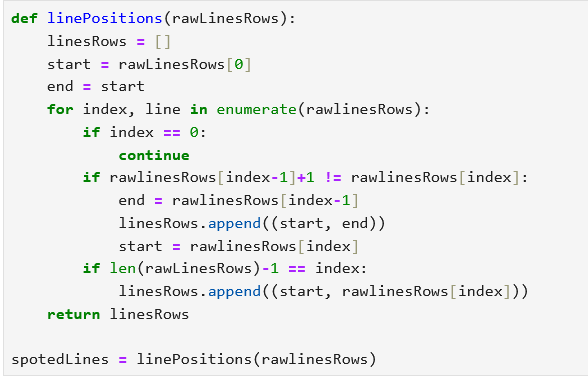
#> input picture sample4.png, 588 x 377 px
$ jupyter execute ocr.ipynb
#> lines starting #> are read from the running program, lines starting #| are printed output that depends on the picture
[cell 1]
from PIL import Image
import numpy as np

## Opening the image with Pillow

[cell 2]
img = Image.open("sample4.png")
#> img is the input picture: PIL image 588x377 RGBA; mean R, G, B, A 236.1, 236.9, 236.8, 255
display(img)

## Grayscaling
### Formula: Y = 0.2126R+0.7152G+0.0722B

### 1. Convertion of the image into a list of matrices each one representing R, G and B

[cell 3]
pix = np.array(img)
display(Image.fromarray(np.uint8(pix)))

[cell 4]
pix.shape
#> Out = (377, 588, 4)

### 2. Function to convert the matrix in to a level of GrayScale

[cell 5]
def grayScale(matrix, scale):
    grayImage = np.zeros(matrix.shape)
    R = np.array(matrix[:, :, 0])
    G = np.array(matrix[:, :, 1])
    B = np.array(matrix[:, :, 2])

    R = (R * scale[0])
    G = (G * scale[1])
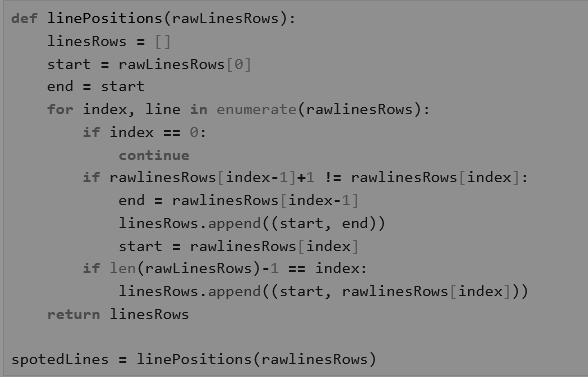
#> G: shape (377, 588) float64; min 0, max 149.7, mean 139
    B = (B * scale[2])

    Y = R+G+B

    for i in range(3):
       grayImage[:,:,i] = Y

    return Image.fromarray(np.uint8(grayImage))

[cell 6]
#newImg = grayScale(pix, [0.2126, 0.7252, 0.0722])
newImg = grayScale(pix, [0.2989, 0.5870, 0.1140])
#newImage = img.convert('LA')
#display(Image.fromarray(np.uint8(np.array(newImg)[:, :, 2])))
display(newImg)

## Feature Extraction

[cell 7]
#chanel = np.uint8(np.array(newImg)[:, :, 3]) # select any chanel
chanel = np.array(newImg)[:, :, 0]
flattenedChanel = chanel.flatten()
meanPix = np.mean(flattenedChanel, axis = 0)
#> meanPix = 235.6
meanPix
#> Out = 235.6

[cell 8]
chanel.shape
#> Out = (377, 588)

[cell 9]
display(Image.fromarray(chanel))

[cell 10]
np.unique(flattenedChanel)
#> Out = 99 values from 29 to 254
# for x in range(len(chanel)):
#     print(chanel[x])

[cell 11]
# find the first line where a black dot is spotted
def firstLineRow(chanel, grade):
#> called with grade = 128
    blackDots = []
    for x in range(len(chanel)):
        for y in range(len(chanel[x])):
            if chanel[x][y] >= grade:
                blackDots.append(x)
#> after the loop, blackDots = 213822 items
    return min(blackDots)

r = firstLineRow(chanel, 128)
#> r = 0

[cell 12]
def lineGaps(chanel, grade, startingRow):
#> called with grade = 128, startingRow = 0
    blackDotsLines = dict() #lines where blackdots are spotted
    for x in range(startingRow, len(chanel)):
        blackDots = []
        for y in range(len(chanel[x])):
            if chanel[x][y] >= grade:
                blackDots.append(y)
        blackDotsLines[x] = blackDots
#> after the loop, blackDotsLines = 377 items

    copyOfBlackDotsLines = blackDotsLines.copy()
#> copyOfBlackDotsLines = 377 items
    for row, cols in blackDotsLines.items():
        if len(cols)==0:
            del copyOfBlackDotsLines[row]
    return copyOfBlackDotsLines

[cell 13]
rows = lineGaps(chanel, 128, r)
#> rows = 377 items
list(rows.values())[0]
#> Out = 588 values from 0 to 587

[cell 14]
def remblankLines(chanel, grade, startingRow):
#> called with grade = 128, startingRow = 0
    blackDottedLines = dict()
    for x in range(startingRow, len(chanel)):
        blackDots = []
        for y in range(len(chanel[x])):
            if chanel[x][y] < grade:
                blackDots.append(y)
        blackDottedLines[x] = blackDots
#> after the loop, blackDottedLines = 377 items

    copyOfBlackDottedLines = blackDottedLines.copy()
#> copyOfBlackDottedLines = 377 items
    for row, cols in blackDottedLines.items():
        if cols==[]:
            del copyOfBlackDottedLines[row]
#> this loop made 377 passes
#> cols on passes 1 to 3: [], [], []
    return copyOfBlackDottedLines

[cell 15]
rawlinesRows = remblankLines(chanel, 128, r).keys()
rawlinesRows = list(rawlinesRows)
#> rawlinesRows = 188 values from 11 to 366

[cell 16]
def linePositions(rawLinesRows):
    linesRows = []
    start = rawLinesRows[0]
#> start = 11
    end = start
#> end = 11
    for index, line in enumerate(rawlinesRows):
        if index == 0:
            continue
        if rawlinesRows[index-1]+1 != rawlinesRows[index]:
            end = rawlinesRows[index-1]
            linesRows.append((start, end))
            start = rawlinesRows[index]
        if len(rawLinesRows)-1 == index:
            linesRows.append((start, rawlinesRows[index]))
#> this loop made 188 passes
#> (line, end, start) on passes 16, 27, 38, 49: (35, 25, 35), (58, 45, 58), (80, 68, 80), (102, 90, 102)
#> (end, start) on passes 64, 75, 85, 96, 107, 122: (116, 126), (136, 150), (159, 171), (181, 194), (204, 216), (230, 240)
#> after the loop, linesRows = [(11, 25), (35, 45), (58, 68), (80, 90), (102, 116), (126, 136), (150, 159), (171, 181), (194, 204), (216, 230), (240, 250), (261, 275), (284, 298), (308, 318), (352, 366)]
    return linesRows

spotedLines = linePositions(rawlinesRows)
#> spotedLines has the same summary as linesRows in linePositions
spotedLines
#> Out has the same summary as linesRows in linePositions

[cell 17]
display(Image.fromarray(chanel))

[cell 18]
def spotLineEmptyCols(line, chanel, grade):
    cols = []
    for col in range(len(chanel[0])):
        whiteCols = []
        for currentRow in range(line[0], line[1]+1):
            if chanel[currentRow][col] > grade:
                whiteCols.append(col)
        cols.append(whiteCols)

    emptyCols = cols.copy()
    for col in cols:
        if len(col) < line[1]-line[0] + 1:
            emptyCols.remove(col)

    cols = []
    for listFromCol in emptyCols:
        cols.append(listFromCol[0])
    return cols

[cell 19]
rowsBlankSpaces = []
for line in spotedLines:
    empty = spotLineEmptyCols(line, chanel, 128)
    rowsBlankSpaces.append((line, empty))
#> this loop made 15 passes
#> after the loop, rowsBlankSpaces = 15 items

rowsBlankSpaces

[cell 20]
def rowLettersBoundaries(rowBlankSpace):
    letters = [] # col references of the columns
    letterCols = [] # current letter columns
    lettersMatrices = [] # set of letters
    letterMatrix = [] # top left, top right, bottom right and bottom left of the letter
    for col in range(len(chanel[0])):
        if col in rowBlankSpace[1]:
            if letterCols != []:
                letters.append(letterCols)
            letterCols = []
        else:
            letterCols.append(col)

    rows = rowBlankSpace[0]
    for letterCols in letters:
        letterMatrix.append((rows[0], letterCols[0]))
        letterMatrix.append((rows[0], letterCols[len(letterCols)-1]))
        letterMatrix.append((rows[len(rows)-1], letterCols[len(letterCols)-1]))
        letterMatrix.append((rows[len(rows)-1], letterCols[0]))

        lettersMatrices.append(letterMatrix)
        letterMatrix = []
    return lettersMatrices

rowsLetters = []
for rowBlankSpace in rowsBlankSpaces:
    rowsLetters.append(rowLettersBoundaries(rowBlankSpace))
#> this loop made 15 passes
#> after the loop, rowsLetters = 15 items

rowsLetters

# Normalization

[cell 21]
def normalize_character(image_array, top, bottom, left, right, target_size=(15, 15)):
    """
    Crops the character from the image using boundaries and normalizes it to a fixed size.
    """
    # Crop the character using the boundaries
    # cropped = image_array[top:bottom + 1, left:right + 1]
    cropped = np.array(image_array)[top:bottom, left:right]

    # Convert cropped region to PIL Image
    cropped_image = Image.fromarray(cropped)

    # Resize to target size (15x15)
    normalized_image = cropped_image.resize(target_size, Image.Resampling.LANCZOS)

    return np.array(normalized_image)

[cell 22]
normalizedLetters = []
for row in rowsLetters:
    for letter in row:
        print(letter)
        normalizedLetters.append(normalize_character(chanel, letter[0][0], letter[2][0], letter[0][1], letter[1][1],))
#> this loop made 15 passes
#> (printed output is left out)
#> after the loop, normalizedLetters = 371 items

for index, letter in enumerate(normalizedLetters):
    Image.fromarray(letter).save("./test/" + str(index)+".png")

# Binarization of the character

[cell 23]
def binarize(character, grade):
    binarized = np.zeros(character.shape)
    for row in range(len(character)):
        for col in range(len(character[row])):
            if character[row][col]<=grade:
                binarized[row][col] = 1
    return binarized

[cell 24]
binarizedChars = []
for index, letter in enumerate(normalizedLetters):
    binarizedChars.append(binarize(letter, 128))
#> after the loop, binarizedChars = 371 items

[cell 25]
def trackSectors(binarizedChar):
    width, height = binarizedChar.shape
    centerX, centerY = width // 2, height // 2

    distances = []
    for row in range(len(binarizedChar)):
        for col in range(len(binarizedChar[row])):
            distances.append(np.sqrt((row - centerX)**2 + (col - centerY)**2))
    rad = max(distances)

    #size of the tracks
    trackSize = rad / 5

    # default track matrix
    trackSectorMatrix = np.zeros((5, 8), dtype=int)
    sectors = []
    for n in range(5):
        sector = []
        for row in range(len(binarizedChar)):
            for col in range(len(binarizedChar[row])):
                distance = np.sqrt((row - centerX)**2 + (col - centerY)**2)
                if trackSize * n < distance and distance <= trackSize * (n + 1):
                    sector.append(binarizedChar[row][col])
        sectors.append(sector)

    print(sectors)

[cell 26]
for char in binarizedChars:
    trackSectors(char)
    break
#> this loop made 1 pass
#> (width in trackSectors, height in trackSectors, centerX in trackSectors, centerY in trackSectors, rad in trackSectors, trackSize in trackSectors) on pass 1: (15, 15, 7, 7, 9.9, 1.98)


$ run again, with sample11.png copied over sample4.png
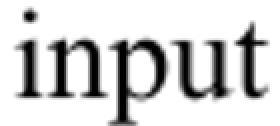
#> input picture sample11.png, 140 x 63 px (shown 2 times larger)
#> img is the input picture: PIL image 140x63 RGBA; mean R, G, B, A 209.5, 209.5, 209.5, 255
#> in grayScale, `G = (G * scale[1])`:
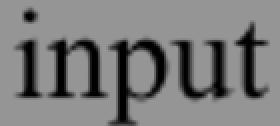
#> G: shape (63, 140) float64 (shown 2 times larger); min 0, max 149.7, mean 123
#> flattenedChanel = 8820 values, max 254 at index 0, min 0 at index 994, mean 208.6
#> meanPix = 208.6
#> `np.unique(flattenedChanel)`: Out = 255 values from 0 to 254
#> the loop in firstLineRow, `for x in range(len(chanel)):` made 63 passes
#> after the loop in firstLineRow, `for x in range(len(chanel)):`: blackDots = 7293 values from 0 to 62
#> r = 0
#> the loop in lineGaps, `for x in range(startingRow, len(chanel)):` made 63 passes
#> after the loop in lineGaps, `for x in range(startingRow, len(chanel)):`: blackDotsLines = 63 items
#> the loop in lineGaps, `for row, cols in blackDotsLines.items():` made 63 passes
#> `list(rows.values())[0]`: Out = 140 values from 0 to 139
#> the loop in remblankLines, `for x in range(startingRow, len(chanel)):` made 63 passes
#> after the loop in remblankLines, `for x in range(startingRow, len(chanel)):`: blackDottedLines = 63 items
#> the loop in remblankLines, `for row, cols in blackDottedLines.items():` made 63 passes
#> cols on passes 1 to 8: [], [], [], [], [], [14, 15], [12, 13, 14, 15, 16], [12, 13, 14, 15, 16, 17]
#> rawlinesRows = 57 values from 5 to 62
#> in linePositions, `start = rawLinesRows[0]`: start = 5
#> the loop in linePositions, `for index, line in enumerate(rawlinesRows):` made 57 passes
#> (line, end, start) on pass 7: (12, 10, 12)
#> after the loop in linePositions, `for index, line in enumerate(rawlinesRows):`: linesRows = [(5, 10), (12, 62)]
#> the loop `for line in spotedLines:` made 2 passes
#> after the loop `for line in spotedLines:`: rowsBlankSpaces = 2 items
#> the loop `for rowBlankSpace in rowsBlankSpaces:` made 2 passes
#> the loop `for row in rowsLetters:` made 2 passes
#> row on pass 1: [[(5, 12), (5, 17), (10, 17), (10, 12)]]
#> (printed output is left out)
#> pass 2, in normalize_character (call 5), `cropped = np.array(image_array)[top:bottom, left:right]`:
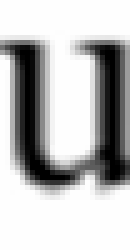
#> cropped: shape (50, 26) (shown 5 times larger); min 0, max 254, mean 187.2
#> after the loop `for row in rowsLetters:`: normalizedLetters = 6 items
#> the loop `for index, letter in enumerate(normalizedLetters):` made 6 passes
#> the loop `for char in binarizedChars:` made 1 pass
#> (width in trackSectors, height in trackSectors, centerX in trackSectors, centerY in trackSectors, rad in trackSectors, trackSize in trackSectors) on pass 1: (15, 15, 7, 7, 9.9, 1.98)
#> (printed output is left out)

$ run again, with sample12.png copied over sample4.png
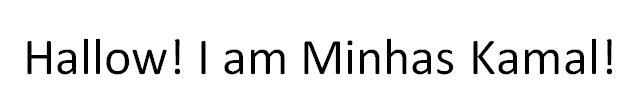
#> input picture sample12.png, 641 x 102 px
#> img is the input picture: PIL image 641x102 RGBA; mean R, G, B, A 235.4, 235.4, 235.4, 255
#> in grayScale, `G = (G * scale[1])`:
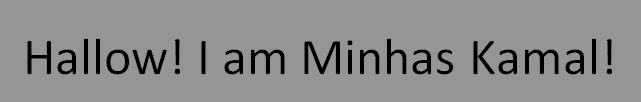
#> G: shape (102, 641) float64; min 0, max 149.7, mean 138.2
#> meanPix = 234.5
#> `np.unique(flattenedChanel)`: Out = [0, 76, 103, 123, 139, 153, 166, 177, 188, 198, 207, 216, 224, 232, 239, 254]
#> the loop in firstLineRow, `for x in range(len(chanel)):` made 102 passes
#> after the loop in firstLineRow, `for x in range(len(chanel)):`: blackDots = 60673 items
#> r = 0
#> the loop in lineGaps, `for x in range(startingRow, len(chanel)):` made 102 passes
#> after the loop in lineGaps, `for x in range(startingRow, len(chanel)):`: blackDotsLines = 102 items
#> the loop in lineGaps, `for row, cols in blackDotsLines.items():` made 102 passes
#> `list(rows.values())[0]`: Out = 641 values from 0 to 640
#> the loop in remblankLines, `for x in range(startingRow, len(chanel)):` made 102 passes
#> after the loop in remblankLines, `for x in range(startingRow, len(chanel)):`: blackDottedLines = 102 items
#> the loop in remblankLines, `for row, cols in blackDottedLines.items():` made 102 passes
#> rawlinesRows = 35 values from 39 to 73
#> start = 39
#> the loop in linePositions, `for index, line in enumerate(rawlinesRows):` made 35 passes
#> after the loop in linePositions, `for index, line in enumerate(rawlinesRows):`: linesRows = [(39, 73)]
#> the loop `for line in spotedLines:` made 1 pass
#> after the loop `for line in spotedLines:`: rowsBlankSpaces = 1 item
#> the loop `for rowBlankSpace in rowsBlankSpaces:` made 1 pass
#> the loop `for row in rowsLetters:` made 1 pass
#> (printed output is left out)
#> pass 1, in normalize_character (call 6), `cropped = np.array(image_array)[top:bottom, left:right]`:
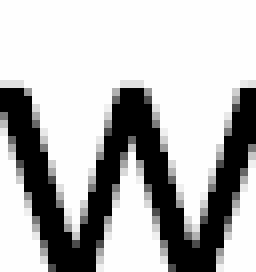
#> cropped: shape (34, 32) (shown 8 times larger); min 0, max 254, mean 181.3
#> after the loop `for row in rowsLetters:`: normalizedLetters = 22 items
#> the loop `for index, letter in enumerate(normalizedLetters):` made 22 passes
#> the loop `for char in binarizedChars:` made 1 pass
#> (width in trackSectors, height in trackSectors, centerX in trackSectors, centerY in trackSectors, rad in trackSectors, trackSize in trackSectors) on pass 1: (15, 15, 7, 7, 9.9, 1.98)
#> (printed output is left out)

$ run again, with sample2.png copied over sample4.png
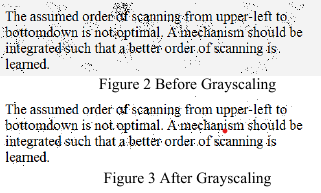
#> input picture sample2.png, 321 x 193 px
#> img is the input picture: PIL image 321x193 RGBA; mean R, G, B, A 226, 225.9, 226, 255
#> in grayScale, `G = (G * scale[1])`:
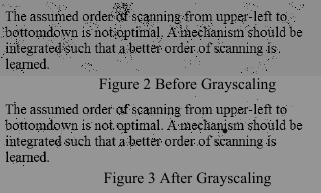
#> G: shape (193, 321) float64; min 0, max 149.7, mean 132.6
#> meanPix = 225
#> `np.unique(flattenedChanel)`: Out = 255 values from 0 to 254
#> after the loop in firstLineRow, `for x in range(len(chanel)):`: blackDots = 55572 items
#> r = 0
#> after the loop in lineGaps, `for x in range(startingRow, len(chanel)):`: blackDotsLines = 193 items
#> `list(rows.values())[0]`: Out = 321 values from 0 to 320
#> after the loop in remblankLines, `for x in range(startingRow, len(chanel)):`: blackDottedLines = 193 items
#> the loop in remblankLines, `for row, cols in blackDottedLines.items():` made 193 passes
#> cols on passes 1 to 3: [], [], [47, 121, 292]
#> rawlinesRows = 159 values from 2 to 185
#> in linePositions, `start = rawLinesRows[0]`: start = 2
#> the loop in linePositions, `for index, line in enumerate(rawlinesRows):` made 159 passes
#> (end, start) on passes 70, 71, 85, 86, 87, 88, 133, 145: (70, 72), (72, 78), (91, 96), (96, 99), (99, 102), (102, 104), (148, 152), (163, 165)
#> after the loop in linePositions, `for index, line in enumerate(rawlinesRows):`: linesRows = [(2, 70), (72, 72), (78, 91), (96, 96), (99, 99), (102, 102), (104, 148), (152, 163), (165, 165), (172, 185)]
#> spotedLines has the same summary as linesRows in linePositions
#> `spotedLines`: Out has the same summary as linesRows in linePositions
#> the loop `for line in spotedLines:` made 10 passes
#> after the loop `for line in spotedLines:`: rowsBlankSpaces = 10 items
#> the loop `for rowBlankSpace in rowsBlankSpaces:` made 10 passes
#> the loop `for row in rowsLetters:` made 10 passes
#> row on passes 4, 5, 6, 9: [[(96, 195), (96, 195), (96, 195), (96, 195)]], [[(99, 257), (99, 257), (99, 257), (99, 257)]], [[(102, 14), (102, 15), (102, 15), (102, 14)]], [[(165, 23), (165, 23), (165, 23), (165, 23)]]
#> (printed output is left out)
#> pass 1, in normalize_character (call 4), `cropped = np.array(image_array)[top:bottom, left:right]`:
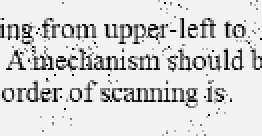
#> cropped: shape (68, 131) (shown 2 times larger); min 0, max 254, mean 214.4
#> after the loop `for row in rowsLetters:`: normalizedLetters = 71 items
#> the loop `for index, letter in enumerate(normalizedLetters):` made 71 passes
#> the loop `for char in binarizedChars:` made 1 pass
#> (width in trackSectors, height in trackSectors, centerX in trackSectors, centerY in trackSectors, rad in trackSectors, trackSize in trackSectors) on pass 1: (15, 15, 7, 7, 9.9, 1.98)
#> (printed output is left out)
